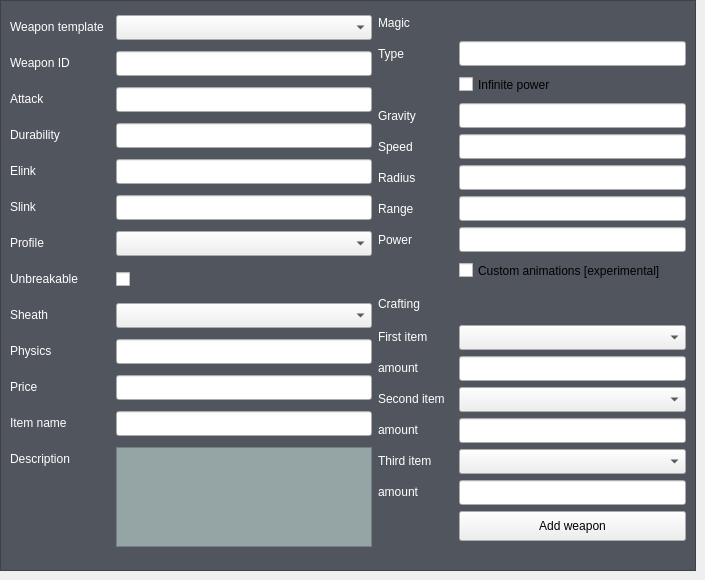
         <widget class="QWidget" name="tab_2">
          <attribute name="title">
           <string>Add weapon</string>
          </attribute>
          <widget class="QFrame" name="frame_5">
           <property name="geometry">
            <rect>
             <x>0</x>
             <y>0</y>
             <width>696</width>
             <height>571</height>
            </rect>
           </property>
           <property name="styleSheet">
            <string notr="true">QFrame{
	background-color: rgb(81, 85, 93);
	color: white;
	
	font: 9pt &quot;Segoe MDL2 Assets&quot;;
}</string>
           </property>
           <property name="frameShape">
            <enum>QFrame::StyledPanel</enum>
           </property>
           <property name="frameShadow">
            <enum>QFrame::Raised</enum>
           </property>
           <layout class="QHBoxLayout" name="horizontalLayout_3">
            <item>
             <layout class="QFormLayout" name="formLayout_10">
              <item row="0" column="0">
               <widget class="QLabel" name="label_49">
                <property name="minimumSize">
                 <size>
                  <width>100</width>
                  <height>0</height>
                 </size>
                </property>
                <property name="text">
                 <string>Weapon template</string>
                </property>
               </widget>
              </item>
              <item row="0" column="1">
               <widget class="QComboBox" name="base_2">
                <property name="minimumSize">
                 <size>
                  <width>0</width>
                  <height>25</height>
                 </size>
                </property>
               </widget>
              </item>
              <item row="1" column="0">
               <widget class="QLabel" name="label_50">
                <property name="text">
                 <string>Weapon ID</string>
                </property>
               </widget>
              </item>
              <item row="1" column="1">
               <widget class="QLineEdit" name="name_2">
                <property name="minimumSize">
                 <size>
                  <width>0</width>
                  <height>25</height>
                 </size>
                </property>
                <property name="maximumSize">
                 <size>
                  <width>16777215</width>
                  <height>25</height>
                 </size>
                </property>
               </widget>
              </item>
              <item row="2" column="0">
               <widget class="QLabel" name="label_51">
                <property name="text">
                 <string>Attack</string>
                </property>
               </widget>
              </item>
              <item row="2" column="1">
               <widget class="QLineEdit" name="attack">
                <property name="minimumSize">
                 <size>
                  <width>0</width>
                  <height>25</height>
                 </size>
                </property>
                <property name="maximumSize">
                 <size>
                  <width>16777215</width>
                  <height>25</height>
                 </size>
                </property>
               </widget>
              </item>
              <item row="3" column="0">
               <widget class="QLabel" name="label_81">
                <property name="text">
                 <string>Durability</string>
                </property>
               </widget>
              </item>
              <item row="3" column="1">
               <widget class="QLineEdit" name="dur">
                <property name="minimumSize">
                 <size>
                  <width>0</width>
                  <height>25</height>
                 </size>
                </property>
                <property name="maximumSize">
                 <size>
                  <width>16777215</width>
                  <height>25</height>
                 </size>
                </property>
               </widget>
              </item>
              <item row="4" column="0">
               <widget class="QLabel" name="label_52">
                <property name="text">
                 <string>Elink</string>
                </property>
               </widget>
              </item>
              <item row="4" column="1">
               <widget class="QLineEdit" name="elink_2">
                <property name="minimumSize">
                 <size>
                  <width>0</width>
                  <height>25</height>
                 </size>
                </property>
                <property name="maximumSize">
                 <size>
                  <width>16777215</width>
                  <height>25</height>
                 </size>
                </property>
               </widget>
              </item>
              <item row="5" column="0">
               <widget class="QLabel" name="label_53">
                <property name="text">
                 <string>Slink</string>
                </property>
               </widget>
              </item>
              <item row="5" column="1">
               <widget class="QLineEdit" name="slink_2">
                <property name="minimumSize">
                 <size>
                  <width>0</width>
                  <height>25</height>
                 </size>
                </property>
                <property name="maximumSize">
                 <size>
                  <width>16777215</width>
                  <height>25</height>
                 </size>
                </property>
               </widget>
              </item>
              <item row="6" column="0">
               <widget class="QLabel" name="label_54">
                <property name="text">
                 <string>Profile</string>
                </property>
               </widget>
              </item>
              <item row="6" column="1">
               <widget class="QComboBox" name="profile_2">
                <property name="minimumSize">
                 <size>
                  <width>0</width>
                  <height>25</height>
                 </size>
                </property>
               </widget>
              </item>
              <item row="7" column="0">
               <widget class="QLabel" name="label_75">
                <property name="text">
                 <string>Unbreakable</string>
                </property>
               </widget>
              </item>
              <item row="7" column="1">
               <widget class="QCheckBox" name="islifeinfinite">
                <property name="minimumSize">
                 <size>
                  <width>0</width>
                  <height>25</height>
                 </size>
                </property>
                <property name="text">
                 <string/>
                </property>
               </widget>
              </item>
              <item row="8" column="0">
               <widget class="QLabel" name="label_82">
                <property name="text">
                 <string>Sheath</string>
                </property>
               </widget>
              </item>
              <item row="8" column="1">
               <widget class="QComboBox" name="sheath">
                <property name="minimumSize">
                 <size>
                  <width>0</width>
                  <height>25</height>
                 </size>
                </property>
               </widget>
              </item>
              <item row="9" column="0">
               <widget class="QLabel" name="label_56">
                <property name="text">
                 <string>Physics</string>
                </property>
               </widget>
              </item>
              <item row="9" column="1">
               <widget class="QLineEdit" name="physics_2">
                <property name="minimumSize">
                 <size>
                  <width>0</width>
                  <height>25</height>
                 </size>
                </property>
                <property name="maximumSize">
                 <size>
                  <width>16777215</width>
                  <height>25</height>
                 </size>
                </property>
               </widget>
              </item>
              <item row="10" column="0">
               <widget class="QLabel" name="label_57">
                <property name="text">
                 <string>Price</string>
                </property>
               </widget>
              </item>
              <item row="10" column="1">
               <widget class="QLineEdit" name="price_2">
                <property name="minimumSize">
                 <size>
                  <width>0</width>
                  <height>25</height>
                 </size>
                </property>
                <property name="maximumSize">
                 <size>
                  <width>16777215</width>
                  <height>25</height>
                 </size>
                </property>
               </widget>
              </item>
              <item row="11" column="0">
               <widget class="QLabel" name="label_58">
                <property name="text">
                 <string>Item name</string>
                </property>
               </widget>
              </item>
              <item row="11" column="1">
               <widget class="QLineEdit" name="name_desc_2">
                <property name="minimumSize">
                 <size>
                  <width>0</width>
                  <height>25</height>
                 </size>
                </property>
                <property name="maximumSize">
                 <size>
                  <width>16777215</width>
                  <height>25</height>
                 </size>
                </property>
               </widget>
              </item>
              <item row="12" column="0">
               <widget class="QLabel" name="label_59">
                <property name="text">
                 <string>Description</string>
                </property>
               </widget>
              </item>
              <item row="12" column="1">
               <widget class="QTextEdit" name="desc_2">
                <property name="maximumSize">
                 <size>
                  <width>16777215</width>
                  <height>100</height>
                 </size>
                </property>
                <property name="styleSheet">
                 <string notr="true">background-color: rgb(149, 165, 166);
font: 10pt &quot;Segoe MDL2 Assets&quot;;</string>
                </property>
               </widget>
              </item>
             </layout>
            </item>
            <item>
             <layout class="QFormLayout" name="formLayout_8">
              <item row="0" column="0">
               <widget class="QLabel" name="label_70">
                <property name="minimumSize">
                 <size>
                  <width>0</width>
                  <height>25</height>
                 </size>
                </property>
                <property name="maximumSize">
                 <size>
                  <width>16777215</width>
                  <height>30</height>
                 </size>
                </property>
                <property name="text">
                 <string>Magic</string>
                </property>
               </widget>
              </item>
              <item row="0" column="1">
               <widget class="QLabel" name="label_86">
                <property name="maximumSize">
                 <size>
                  <width>16777215</width>
                  <height>30</height>
                 </size>
                </property>
                <property name="text">
                 <string/>
                </property>
               </widget>
              </item>
              <item row="1" column="0">
               <widget class="QLabel" name="label_61">
                <property name="minimumSize">
                 <size>
                  <width>75</width>
                  <height>25</height>
                 </size>
                </property>
                <property name="text">
                 <string>Type</string>
                </property>
               </widget>
              </item>
              <item row="1" column="1">
               <widget class="QLineEdit" name="magic">
                <property name="minimumSize">
                 <size>
                  <width>0</width>
                  <height>25</height>
                 </size>
                </property>
                <property name="maximumSize">
                 <size>
                  <width>16777215</width>
                  <height>25</height>
                 </size>
                </property>
               </widget>
              </item>
              <item row="2" column="0">
               <widget class="QLabel" name="label_64">
                <property name="minimumSize">
                 <size>
                  <width>75</width>
                  <height>25</height>
                 </size>
                </property>
                <property name="text">
                 <string/>
                </property>
               </widget>
              </item>
              <item row="2" column="1">
               <widget class="QCheckBox" name="ismagicinf">
                <property name="minimumSize">
                 <size>
                  <width>0</width>
                  <height>25</height>
                 </size>
                </property>
                <property name="text">
                 <string>Infinite power</string>
                </property>
               </widget>
              </item>
              <item row="3" column="0">
               <widget class="QLabel" name="label_69">
                <property name="minimumSize">
                 <size>
                  <width>0</width>
                  <height>25</height>
                 </size>
                </property>
                <property name="text">
                 <string>Gravity</string>
                </property>
               </widget>
              </item>
              <item row="3" column="1">
               <widget class="QLineEdit" name="magicgravity">
                <property name="minimumSize">
                 <size>
                  <width>0</width>
                  <height>25</height>
                 </size>
                </property>
                <property name="maximumSize">
                 <size>
                  <width>16777215</width>
                  <height>25</height>
                 </size>
                </property>
               </widget>
              </item>
              <item row="4" column="0">
               <widget class="QLabel" name="label_71">
                <property name="minimumSize">
                 <size>
                  <width>0</width>
                  <height>25</height>
                 </size>
                </property>
                <property name="text">
                 <string>Speed</string>
                </property>
               </widget>
              </item>
              <item row="4" column="1">
               <widget class="QLineEdit" name="magicspeed">
                <property name="minimumSize">
                 <size>
                  <width>0</width>
                  <height>25</height>
                 </size>
                </property>
                <property name="maximumSize">
                 <size>
                  <width>16777215</width>
                  <height>25</height>
                 </size>
                </property>
               </widget>
              </item>
              <item row="5" column="0">
               <widget class="QLabel" name="label_72">
                <property name="minimumSize">
                 <size>
                  <width>0</width>
                  <height>25</height>
                 </size>
                </property>
                <property name="text">
                 <string>Radius</string>
                </property>
               </widget>
              </item>
              <item row="5" column="1">
               <widget class="QLineEdit" name="magicradius">
                <property name="minimumSize">
                 <size>
                  <width>0</width>
                  <height>25</height>
                 </size>
                </property>
                <property name="maximumSize">
                 <size>
                  <width>16777215</width>
                  <height>25</height>
                 </size>
                </property>
               </widget>
              </item>
              <item row="6" column="0">
               <widget class="QLabel" name="label_73">
                <property name="minimumSize">
                 <size>
                  <width>0</width>
                  <height>25</height>
                 </size>
                </property>
                <property name="text">
                 <string>Range</string>
                </property>
               </widget>
              </item>
              <item row="6" column="1">
               <widget class="QLineEdit" name="magicrange">
                <property name="minimumSize">
                 <size>
                  <width>0</width>
                  <height>25</height>
                 </size>
                </property>
                <property name="maximumSize">
                 <size>
                  <width>16777215</width>
                  <height>25</height>
                 </size>
                </property>
               </widget>
              </item>
              <item row="7" column="0">
               <widget class="QLabel" name="label_74">
                <property name="minimumSize">
                 <size>
                  <width>0</width>
                  <height>25</height>
                 </size>
                </property>
                <property name="text">
                 <string>Power</string>
                </property>
               </widget>
              </item>
              <item row="7" column="1">
               <widget class="QLineEdit" name="magicpower">
                <property name="minimumSize">
                 <size>
                  <width>0</width>
                  <height>25</height>
                 </size>
                </property>
                <property name="maximumSize">
                 <size>
                  <width>16777215</width>
                  <height>25</height>
                 </size>
                </property>
               </widget>
              </item>
              <item row="8" column="0">
               <widget class="QLabel" name="label_87">
                <property name="text">
                 <string/>
                </property>
               </widget>
              </item>
              <item row="8" column="1">
               <widget class="QCheckBox" name="anims">
                <property name="minimumSize">
                 <size>
                  <width>0</width>
                  <height>25</height>
                 </size>
                </property>
                <property name="text">
                 <string>Custom animations [experimental]</string>
                </property>
               </widget>
              </item>
              <item row="9" column="0">
               <widget class="QLabel" name="label_65">
                <property name="minimumSize">
                 <size>
                  <width>0</width>
                  <height>30</height>
                 </size>
                </property>
                <property name="maximumSize">
                 <size>
                  <width>16777215</width>
                  <height>30</height>
                 </size>
                </property>
                <property name="text">
                 <string>Crafting</string>
                </property>
               </widget>
              </item>
              <item row="9" column="1">
               <widget class="QLabel" name="label_62">
                <property name="minimumSize">
                 <size>
                  <width>0</width>
                  <height>25</height>
                 </size>
                </property>
                <property name="maximumSize">
                 <size>
                  <width>16777215</width>
                  <height>30</height>
                 </size>
                </property>
                <property name="text">
                 <string/>
                </property>
               </widget>
              </item>
              <item row="10" column="0">
               <widget class="QLabel" name="label_55">
                <property name="text">
                 <string>First item</string>
                </property>
               </widget>
              </item>
              <item row="10" column="1">
               <widget class="QComboBox" name="item1_2">
                <property name="minimumSize">
                 <size>
                  <width>0</width>
                  <height>25</height>
                 </size>
                </property>
               </widget>
              </item>
              <item row="11" column="1">
               <widget class="QLineEdit" name="item1_n_2">
                <property name="minimumSize">
                 <size>
                  <width>0</width>
                  <height>25</height>
                 </size>
                </property>
                <property name="maximumSize">
                 <size>
                  <width>16777215</width>
                  <height>25</height>
                 </size>
                </property>
               </widget>
              </item>
              <item row="11" column="0">
               <widget class="QLabel" name="label_76">
                <property name="text">
                 <string>amount</string>
                </property>
               </widget>
              </item>
              <item row="12" column="1">
               <widget class="QComboBox" name="item2_2">
                <property name="minimumSize">
                 <size>
                  <width>0</width>
                  <height>25</height>
                 </size>
                </property>
               </widget>
              </item>
              <item row="12" column="0">
               <widget class="QLabel" name="label_77">
                <property name="text">
                 <string>Second item</string>
                </property>
               </widget>
              </item>
              <item row="13" column="1">
               <widget class="QLineEdit" name="item2_n_2">
                <property name="minimumSize">
                 <size>
                  <width>0</width>
                  <height>25</height>
                 </size>
                </property>
                <property name="maximumSize">
                 <size>
                  <width>16777215</width>
                  <height>25</height>
                 </size>
                </property>
               </widget>
              </item>
              <item row="13" column="0">
               <widget class="QLabel" name="label_78">
                <property name="text">
                 <string>amount</string>
                </property>
               </widget>
              </item>
              <item row="14" column="1">
               <widget class="QComboBox" name="item3_2">
                <property name="minimumSize">
                 <size>
                  <width>0</width>
                  <height>25</height>
                 </size>
                </property>
               </widget>
              </item>
              <item row="14" column="0">
               <widget class="QLabel" name="label_80">
                <property name="text">
                 <string>Third item</string>
                </property>
               </widget>
              </item>
              <item row="15" column="1">
               <widget class="QLineEdit" name="item3_n_2">
                <property name="minimumSize">
                 <size>
                  <width>0</width>
                  <height>25</height>
                 </size>
                </property>
                <property name="maximumSize">
                 <size>
                  <width>16777215</width>
                  <height>25</height>
                 </size>
                </property>
               </widget>
              </item>
              <item row="15" column="0">
               <widget class="QLabel" name="label_79">
                <property name="text">
                 <string>amount</string>
                </property>
               </widget>
              </item>
              <item row="16" column="1">
               <widget class="QPushButton" name="Add_weapon">
                <property name="minimumSize">
                 <size>
                  <width>0</width>
                  <height>30</height>
                 </size>
                </property>
                <property name="text">
                 <string>Add weapon</string>
                </property>
               </widget>
              </item>
             </layout>
            </item>
           </layout>
          </widget>
         </widget>
